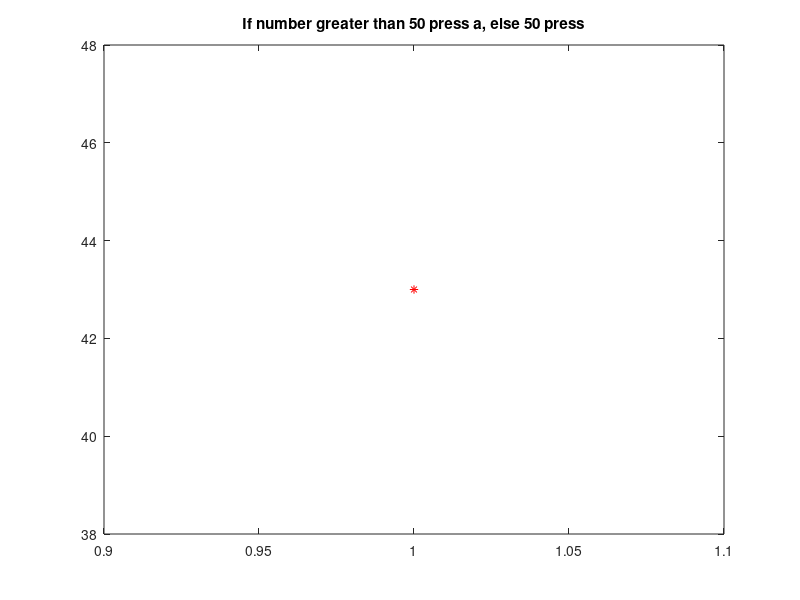

Recreate this plot in MATLAB.
function tictoc()

% Prompt user to press a button
disp('Press a key!') 
pause
figure();

randomNr = (randi([0,100]));     % Create random number
plot(1,randomNr, '*r');     % Plot number
title('If number greater than 50 press a, else 50 press');    % Show instructions
tic

pause

buttonPress = get(gcf, 'CurrentCharacter');   %Store buttonpress
toc 
reactionTime = toc;    

% Check if answer is correct 
if randomNr>50 && strcmp(buttonPress,'a')
    correct = 1;
elseif randomNr<51 && strcmp(buttonPress,'b')
    correct = 1;
else
    correct = 0;
end

if correct 
    fprintf('You answered correctly wih a reaction time of %.2f\n', reactionTime);
else
    fprintf('You answered incorrectly wih a reaction time of %.2f\n', reactionTime);
end

end
